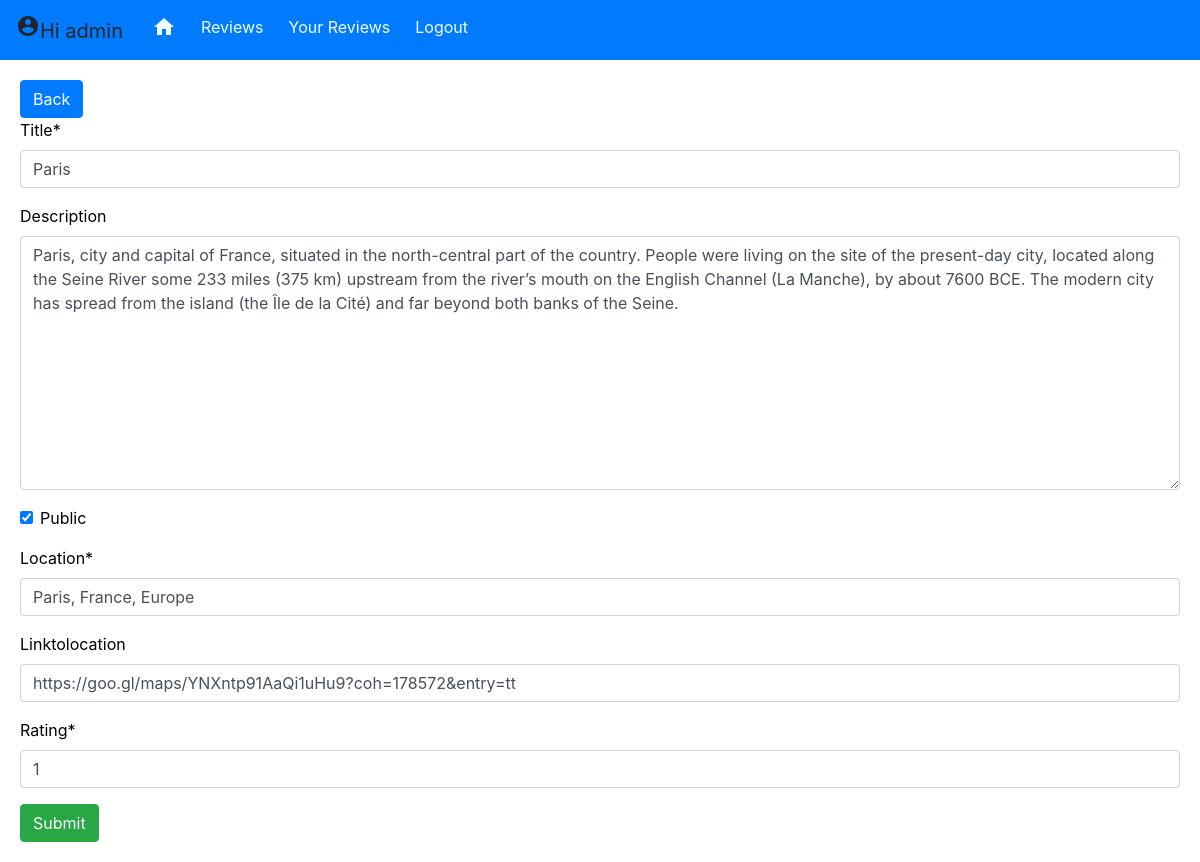
Screenshot of /update/8/ (signed in) with the database file from the repository.
### base/models.py (models this page shows, shortened)
class Review(models.Model):
    user = models.ForeignKey(User, on_delete=models.CASCADE, null=True,blank=True)
    title  = models.CharField(max_length=200)
    description = models.TextField(null=True,blank=True)
    location = models.CharField(max_length=200)
    linktolocation = models.URLField(null=True,blank=True)
    public = models.BooleanField(default=True)
    date  = models.DateField(auto_now_add=True)
    rating = models.SmallIntegerField(default=1,validators=[MinValueValidator(0),MaxValueValidator(5)])
    class Meta:
        order_with_respect_to = 'user'

### base/views.py (the view)
# urls.py: path('update/<int:pk>/',views.ReviewUpdate.as_view(), name= 'update'),
class ReviewUpdate(LoginRequiredMixin,UpdateView):
    model = Review
    fields = ['title','description','public','location','linktolocation','rating']
    success_url = reverse_lazy('userreviewlist')

### base/templates/base/review_form.html (shortened to what this page needs)
{% extends 'base/mainbase.html' %}
{%load crispy_forms_tags %}
{% block main %}
<div class="btn btn-primary" >
    <a style="color: white;" href="{% url 'userreviewlist' %}">Back</a>
</div>
<form method="POST">
    {{form|crispy}}
    <input class="btn btn-success" type="submit" value="Submit">
</form>
{% endblock %}

### base/templates/base/navbar.html (shortened to what this page needs)
<div class="navbar-main">
    <nav class="navbar navbar-expand-lg navbar-ligt bg-primary">
        <div class="navbar-brand" href="#">{% if request.user.is_authenticated %}
            <span class="material-icons">
            </span>Hi {{user}}
            {% endif %}
        </div>
        <div class="collapse navbar-collapse" id="navbarNav">
            <div class="navbar-nav">
                <div class="btn-toolbar" role="toolbar" aria-label="Toolbar with button groups">
                    <div class="btn-group mr-2" role="group" aria-label="First group">
                        <div class="btn btn-primary">
                            <a href="{% url 'home' %}"><span class="material-icons">
                                </span></a>
                        </div>
                        <div class="btn btn-primary">
                            <a href="{% url 'reviewlist' %}">Reviews</a>
                        </div>
                        {% if request.user.is_authenticated %}
                        <div class="btn btn-primary">
                            <a href="{% url 'userreviewlist' %}">Your Reviews</a>
                        </div>
                        <div class="btn btn-primary">
                            <a href="{% url 'logout' %}"> Logout</a>
                        </div>
                        {% endif %}
                    </div>
                </div>
            </div>
        </div>
</div>

### base/templates/base/mainbase.html (style rules this page uses)
a { text-decoration: none; font-style: none; }
.navbar-nav a { color: azure; }

### rows the page displays
Review: title "Paris", description "Paris, city and capital of France, situated in the north-central part of the country. People were living on the site of the present-day city, located along the Seine River some 233 miles (375 km) upstream from the river’s mouth on the English Channel (La Manche), by about 7600 BCE. The modern city has spread from the island (the Île de la Cité) and far beyond both banks of the Seine.", public "☑", location "Paris, France, Europe", linktolocation "https://goo.gl/maps/YNXntp91AaQi1uHu9?coh=178572&entry=tt", rating "1"

### other values shown
{{ user }} "admin"
